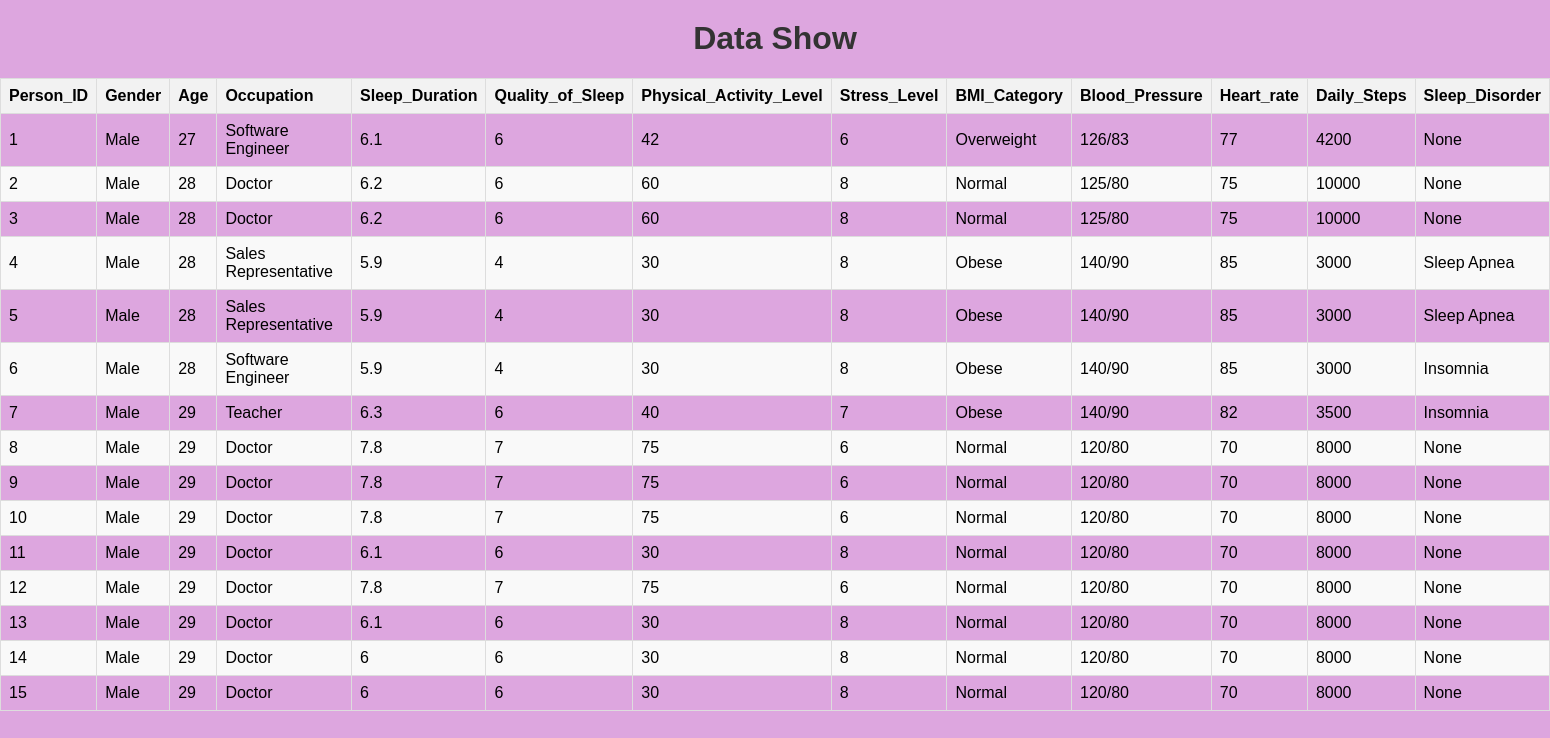
Page /data on the committed database.
### tables this page shows
CREATE TABLE sleep_cycle(Person_ID INTEGER PRIMARY KEY, Gender TEXT , Age INTEGER,Occupation TEXT, Sleep_Duration DECIMAL, Quality_of_Sleep INTEGER, Physical_Activity_level INTEGER, Stress_Level INTEGER, BMI_Category TEXT,Blood_Pressure INTEGER, Heart_Rate INTEGER, Daily_Steps INTEGER, Sleep_Disorder TEXT);

### app_main_file.py (the view)
@app.route('/data')
def display_data():
    conn = sqlite3.connect('Health_database.db')
    cursor = conn.cursor()
    cursor.execute("SELECT * FROM sleep_cycle LIMIT 15")
    data = cursor.fetchall()
    conn.close()
    return render_template('data.html', data=data)

### templates/data.html (shortened to what this page needs)
<!DOCTYPE html>
<html lang="en">
<head>
</head>
<body>
    <h1>Data Show</h1>
    <table>
        <thead>
            <tr>
                <th>Person_ID</th>
                <th>Gender</th>
                <th>Age</th>
                <th>Occupation</th>
                <th>Sleep_Duration</th>
                <th>Quality_of_Sleep</th>
                <th>Physical_Activity_Level</th>
                <th>Stress_Level</th>
                <th>BMI_Category</th>
                <th>Blood_Pressure</th>
                <th>Heart_rate</th>
                <th>Daily_Steps</th>
                <th>Sleep_Disorder</th>
            </tr>
        </thead>
        <tbody>
            {% for row in data %}
            <tr>
                <td>{{ row[0] }}</td>
                <td>{{ row[1] }}</td>
                <td>{{ row[2] }}</td>
                <td>{{ row[3] }}</td>
                <td>{{ row[4] }}</td>
                <td>{{ row[5] }}</td>
                <td>{{ row[6] }}</td>
                <td>{{ row[7] }}</td>
                <td>{{ row[8] }}</td>
                <td>{{ row[9] }}</td>
                <td>{{ row[10] }}</td>
                <td>{{ row[11] }}</td>
                <td>{{ row[12] }}</td>
            </tr>
            {% endfor %}
        </tbody>
    </table>
</body>
</html>

### templates/data.html (style rules this page uses)
body { font-family: Arial, sans-serif; margin: 0; padding: 0; background-color: #dda6df; }
h1 { text-align: center; margin-top: 20px; color: #333; }
table { width: 100%; border-collapse: collapse; margin-top: 20px; }
th, td { border: 1px solid #ddd; padding: 8px; text-align: left; }
th { background-color: #f2f2f2; }
tr:nth-child(even) { background-color: #f9f9f9; }

### rows in the picture
sleep_cycle: Person_ID "1", Gender "Male", Age "27", Occupation "Software Engineer", Sleep_Duration "6.1", Quality_of_Sleep "6", Physical_Activity_level "42", Stress_Level "6", BMI_Category "Overweight", Blood_Pressure "126/83", Heart_Rate "77", Daily_Steps "4200", Sleep_Disorder "None"
sleep_cycle: Person_ID "2", Gender "Male", Age "28", Occupation "Doctor", Sleep_Duration "6.2", Quality_of_Sleep "6", Physical_Activity_level "60", Stress_Level "8", BMI_Category "Normal", Blood_Pressure "125/80", Heart_Rate "75", Daily_Steps "10000", Sleep_Disorder "None"
sleep_cycle: Person_ID "3", Gender "Male", Age "28", Occupation "Doctor", Sleep_Duration "6.2", Quality_of_Sleep "6", Physical_Activity_level "60", Stress_Level "8", BMI_Category "Normal", Blood_Pressure "125/80", Heart_Rate "75", Daily_Steps "10000", Sleep_Disorder "None"
sleep_cycle: Person_ID "4", Gender "Male", Age "28", Occupation "Sales Representative", Sleep_Duration "5.9", Quality_of_Sleep "4", Physical_Activity_level "30", Stress_Level "8", BMI_Category "Obese", Blood_Pressure "140/90", Heart_Rate "85", Daily_Steps "3000", Sleep_Disorder "Sleep Apnea"
sleep_cycle: Person_ID "5", Gender "Male", Age "28", Occupation "Sales Representative", Sleep_Duration "5.9", Quality_of_Sleep "4", Physical_Activity_level "30", Stress_Level "8", BMI_Category "Obese", Blood_Pressure "140/90", Heart_Rate "85", Daily_Steps "3000", Sleep_Disorder "Sleep Apnea"
sleep_cycle: Person_ID "6", Gender "Male", Age "28", Occupation "Software Engineer", Sleep_Duration "5.9", Quality_of_Sleep "4", Physical_Activity_level "30", Stress_Level "8", BMI_Category "Obese", Blood_Pressure "140/90", Heart_Rate "85", Daily_Steps "3000", Sleep_Disorder "Insomnia"
sleep_cycle: Person_ID "7", Gender "Male", Age "29", Occupation "Teacher", Sleep_Duration "6.3", Quality_of_Sleep "6", Physical_Activity_level "40", Stress_Level "7", BMI_Category "Obese", Blood_Pressure "140/90", Heart_Rate "82", Daily_Steps "3500", Sleep_Disorder "Insomnia"
sleep_cycle: Person_ID "8", Gender "Male", Age "29", Occupation "Doctor", Sleep_Duration "7.8", Quality_of_Sleep "7", Physical_Activity_level "75", Stress_Level "6", BMI_Category "Normal", Blood_Pressure "120/80", Heart_Rate "70", Daily_Steps "8000", Sleep_Disorder "None"
sleep_cycle: Person_ID "9", Gender "Male", Age "29", Occupation "Doctor", Sleep_Duration "7.8", Quality_of_Sleep "7", Physical_Activity_level "75", Stress_Level "6", BMI_Category "Normal", Blood_Pressure "120/80", Heart_Rate "70", Daily_Steps "8000", Sleep_Disorder "None"
sleep_cycle: Person_ID "10", Gender "Male", Age "29", Occupation "Doctor", Sleep_Duration "7.8", Quality_of_Sleep "7", Physical_Activity_level "75", Stress_Level "6", BMI_Category "Normal", Blood_Pressure "120/80", Heart_Rate "70", Daily_Steps "8000", Sleep_Disorder "None"
sleep_cycle: Person_ID "11", Gender "Male", Age "29", Occupation "Doctor", Sleep_Duration "6.1", Quality_of_Sleep "6", Physical_Activity_level "30", Stress_Level "8", BMI_Category "Normal", Blood_Pressure "120/80", Heart_Rate "70", Daily_Steps "8000", Sleep_Disorder "None"
sleep_cycle: Person_ID "12", Gender "Male", Age "29", Occupation "Doctor", Sleep_Duration "7.8", Quality_of_Sleep "7", Physical_Activity_level "75", Stress_Level "6", BMI_Category "Normal", Blood_Pressure "120/80", Heart_Rate "70", Daily_Steps "8000", Sleep_Disorder "None"
sleep_cycle: Person_ID "13", Gender "Male", Age "29", Occupation "Doctor", Sleep_Duration "6.1", Quality_of_Sleep "6", Physical_Activity_level "30", Stress_Level "8", BMI_Category "Normal", Blood_Pressure "120/80", Heart_Rate "70", Daily_Steps "8000", Sleep_Disorder "None"
sleep_cycle: Person_ID "14", Gender "Male", Age "29", Occupation "Doctor", Sleep_Duration "6", Quality_of_Sleep "6", Physical_Activity_level "30", Stress_Level "8", BMI_Category "Normal", Blood_Pressure "120/80", Heart_Rate "70", Daily_Steps "8000", Sleep_Disorder "None"
sleep_cycle: Person_ID "15", Gender "Male", Age "29", Occupation "Doctor", Sleep_Duration "6", Quality_of_Sleep "6", Physical_Activity_level "30", Stress_Level "8", BMI_Category "Normal", Blood_Pressure "120/80", Heart_Rate "70", Daily_Steps "8000", Sleep_Disorder "None"
